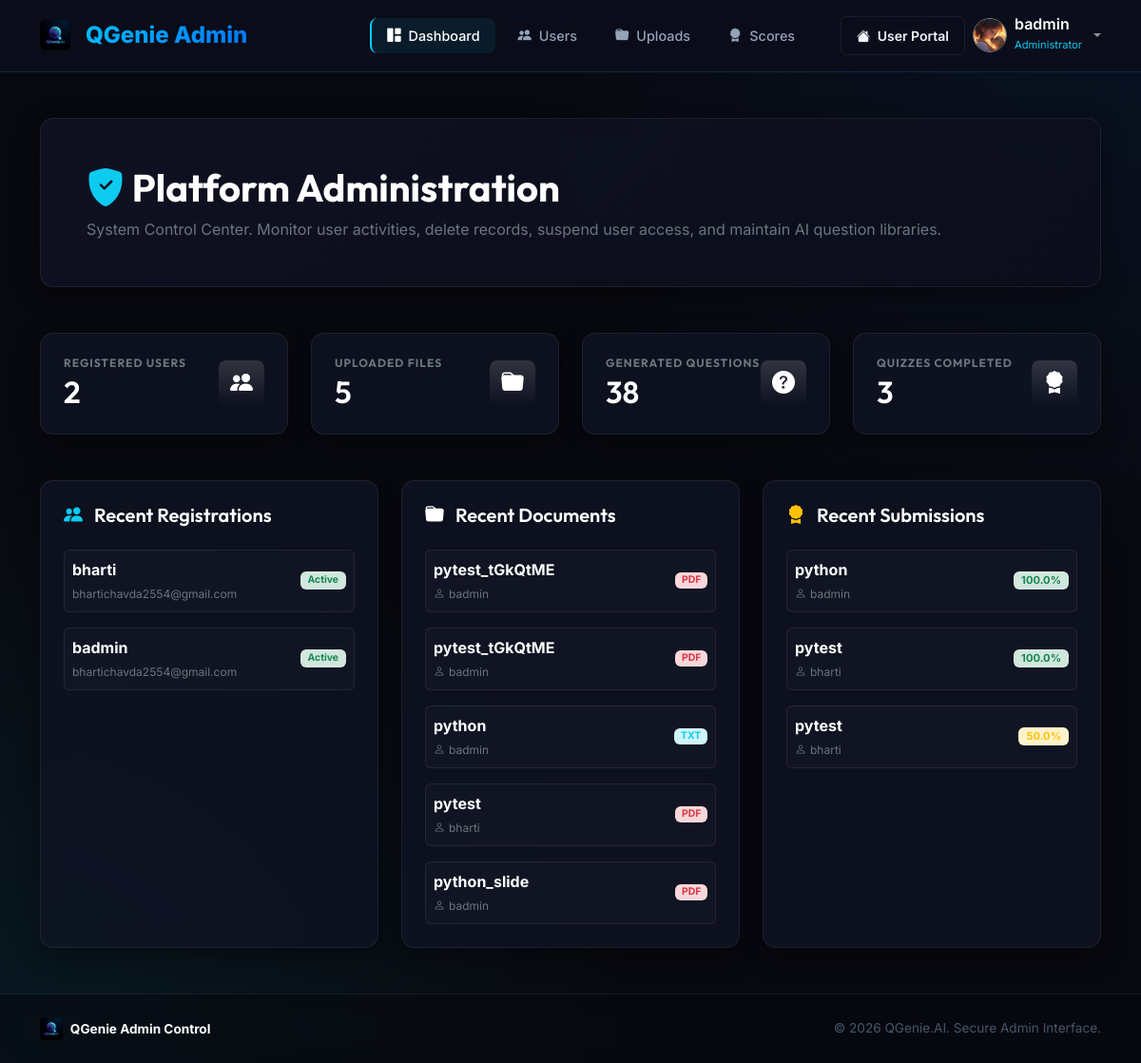
/admin-panel/ (signed in), run on the app's committed database.
### QGenieAIapp/models.py (models this page shows, shortened)
class UserProfile(models.Model):
    THEME_CHOICES = [
        ('indigo', 'Indigo Glow'),
        ('emerald', 'Emerald Forest'),
        ('rose', 'Rose Quartz'),
        ('amber', 'Amber Gold'),
        ('dark', 'Midnight Dark'),
    ]
    THEME_MODE_CHOICES = [
        ('light', 'Light Mode'),
        ('dark', 'Dark Mode'),
        ('night', 'Night Mode'),
    ]
    user = models.OneToOneField(User, on_delete=models.CASCADE, related_name='profile')
    avatar = models.ImageField(upload_to='avatars/', blank=True, null=True)
    theme = models.CharField(max_length=20, choices=THEME_CHOICES, default='indigo')
    theme_mode = models.CharField(max_length=20, choices=THEME_MODE_CHOICES, default='dark')

class UploadedFile(models.Model):
    FILE_TYPES = [
        ('PDF', 'PDF Document'),
        ('TXT', 'Plain Text File'),
    ]
    user = models.ForeignKey(User, on_delete=models.CASCADE, related_name='uploaded_files')
    file = models.FileField(upload_to='uploads/')
    title = models.CharField(max_length=255)
    file_type = models.CharField(max_length=10, choices=FILE_TYPES)
    include_answers = models.BooleanField(default=True)
    uploaded_at = models.DateTimeField(auto_now_add=True)
    summary_markdown = models.TextField(blank=True, null=True)
    detected_topic = models.CharField(max_length=100, blank=True, null=True)
    difficulty = models.CharField(max_length=20, default='medium')

class QuizResult(models.Model):
    user = models.ForeignKey(User, on_delete=models.CASCADE, related_name='quiz_results')
    file = models.ForeignKey(UploadedFile, on_delete=models.SET_NULL, null=True, blank=True)
    score = models.IntegerField(default=0)
    total_questions = models.IntegerField(default=0)
    percentage = models.FloatField(default=0.0)
    selected_answers_json = models.TextField(blank=True, null=True)  # Stores JSON of user answers for historical view
    date_taken = models.DateTimeField(auto_now_add=True)

### QGenieAIapp/views.py (the view)
# urls.py: path('admin-panel/', views.admin_dashboard_view, name='admin_dashboard'),
@login_required
def admin_dashboard_view(request):
    if not request.user.is_staff:
        messages.error(request, "Access denied. Administrative privileges required.")
        return redirect('dashboard')
    total_users = User.objects.count()
    total_files = UploadedFile.objects.count()
    total_questions = Question.objects.count()
    total_attempts = QuizResult.objects.count()
    avg_accuracy = QuizResult.objects.aggregate(Avg('percentage'))['percentage__avg'] or 0.0
    avg_accuracy = round(avg_accuracy, 1)
    recent_users = User.objects.order_by('-date_joined')[:5]
    recent_files = UploadedFile.objects.order_by('-uploaded_at')[:5]
    recent_results = QuizResult.objects.order_by('-date_taken')[:5]
    context = {
        'total_users': total_users,
        'total_files': total_files,
        'total_questions': total_questions,
        'total_attempts': total_attempts,
        'avg_accuracy': avg_accuracy,
        'recent_users': recent_users,
        'recent_files': recent_files,
        'recent_results': recent_results,
    }
    return render(request, 'admin_panel/admin_dashboard.html', context)

### templates/admin_panel/admin_dashboard.html (shortened to what this page needs)
{% extends 'admin_panel/admin_base.html' %}
{% block content %}
<div class="row mb-5">
    <div class="col-12">
        <div class="card admin-card p-4 p-md-5" style="background: linear-gradient(135deg, rgba(17, 20, 38, 0.8) 0%, rgba(12, 14, 28, 0.8) 100%);">
            <h1 class="display-6 text-white fw-bold mb-2"><i class="bi bi-shield-fill-check text-info"></i> Platform Administration</h1>
            <p class="text-secondary mb-0">System Control Center. Monitor user activities, delete records, suspend user access, and maintain AI question libraries.</p>
        </div>
    </div>
</div>
<div class="row g-4 mb-5">
    <div class="col-md-3">
        <div class="card admin-card p-4 d-flex flex-row align-items-center justify-content-between">
            <div>
                <h6 class="text-secondary text-uppercase fw-bold mb-1" style="font-size: 0.75rem; letter-spacing: 1px;">Registered Users</h6>
                <h2 class="text-white fw-extrabold mb-0 display-font">{{ total_users }}</h2>
            </div>
            <div class="bg-gradient text-white rounded-3 d-flex align-items-center justify-content-center" style="width: 48px; height: 48px; background: linear-gradient(135deg, #00d2ff, #0072ff);">
                <i class="bi bi-people-fill fs-4"></i>
            </div>
        </div>
    </div>
    <div class="col-md-3">
        <div class="card admin-card p-4 d-flex flex-row align-items-center justify-content-between">
            <div>
                <h6 class="text-secondary text-uppercase fw-bold mb-1" style="font-size: 0.75rem; letter-spacing: 1px;">Uploaded Files</h6>
                <h2 class="text-white fw-extrabold mb-0 display-font">{{ total_files }}</h2>
            </div>
            <div class="bg-gradient text-white rounded-3 d-flex align-items-center justify-content-center" style="width: 48px; height: 48px; background: linear-gradient(135deg, #ff007f, #a855f7);">
                <i class="bi bi-folder-fill fs-4"></i>
            </div>
        </div>
    </div>
    <div class="col-md-3">
        <div class="card admin-card p-4 d-flex flex-row align-items-center justify-content-between">
            <div>
                <h6 class="text-secondary text-uppercase fw-bold mb-1" style="font-size: 0.75rem; letter-spacing: 1px;">Generated Questions</h6>
                <h2 class="text-white fw-extrabold mb-0 display-font">{{ total_questions }}</h2>
            </div>
            <div class="bg-gradient text-white rounded-3 d-flex align-items-center justify-content-center" style="width: 48px; height: 48px; background: linear-gradient(135deg, #10b981, #059669);">
                <i class="bi bi-question-circle-fill fs-4"></i>
            </div>
        </div>
    </div>
    <div class="col-md-3">
        <div class="card admin-card p-4 d-flex flex-row align-items-center justify-content-between">
            <div>
                <h6 class="text-secondary text-uppercase fw-bold mb-1" style="font-size: 0.75rem; letter-spacing: 1px;">Quizzes Completed</h6>
                <h2 class="text-white fw-extrabold mb-0 display-font">{{ total_attempts }}</h2>
            </div>
            <div class="bg-gradient text-white rounded-3 d-flex align-items-center justify-content-center" style="width: 48px; height: 48px; background: linear-gradient(135deg, #f59e0b, #d97706);">
                <i class="bi bi-award-fill fs-4"></i>
            </div>
        </div>
    </div>
</div>
<div class="row g-4">
    <div class="col-lg-4">
        <div class="card admin-card p-4 h-100">
            <h5 class="text-white mb-4"><i class="bi bi-people-fill text-info me-2"></i> Recent Registrations</h5>
            {% if recent_users %}
                <div class="d-flex flex-column gap-3">
                    {% for u in recent_users %}
                        <div class="d-flex justify-content-between align-items-center p-2 rounded" style="background: rgba(255,255,255,0.02); border: 1px solid var(--border-glass);">
                            <div>
                                <span class="text-white fw-bold d-block">{{ u.username }}</span>
                                <span class="text-secondary small" style="font-size:0.75rem;">{{ u.email }}</span>
                            </div>
                            <span class="badge {% if u.is_active %}bg-success-subtle text-success{% else %}bg-danger-subtle text-danger{% endif %} px-2 py-1" style="font-size:0.65rem;">
                                {% if u.is_active %}Active{% else %}Inactive{% endif %}
                            </span>
                        </div>
                    {% endfor %}
                </div>
            {% else %}
                <p class="text-muted text-center py-4">No users found.</p>
            {% endif %}
        </div>
    </div>
    <div class="col-lg-4">
        <div class="card admin-card p-4 h-100">
            <h5 class="text-white mb-4"><i class="bi bi-folder-fill text-purple me-2"></i> Recent Documents</h5>
            {% if recent_files %}
                <div class="d-flex flex-column gap-3">
                    {% for f in recent_files %}
                        <div class="d-flex justify-content-between align-items-center p-2 rounded" style="background: rgba(255,255,255,0.02); border: 1px solid var(--border-glass);">
                            <div class="text-truncate" style="max-width: 180px;">
                                <span class="text-white fw-bold d-block text-truncate" title="{{ f.title }}">{{ f.title }}</span>
                                <span class="text-secondary small" style="font-size:0.75rem;"><i class="bi bi-person me-1"></i>{{ f.user.username }}</span>
                            </div>
                            <span class="badge {% if f.file_type == 'PDF' %}bg-danger-subtle text-danger{% else %}bg-info-subtle text-info{% endif %}" style="font-size:0.65rem;">
                                {{ f.file_type }}
                            </span>
                        </div>
                    {% endfor %}
                </div>
            {% else %}
                <p class="text-muted text-center py-4">No files uploaded.</p>
            {% endif %}
        </div>
    </div>
    <div class="col-lg-4">
        <div class="card admin-card p-4 h-100">
            <h5 class="text-white mb-4"><i class="bi bi-award-fill text-warning me-2"></i> Recent Submissions</h5>
            {% if recent_results %}
                <div class="d-flex flex-column gap-3">
                    {% for r in recent_results %}
                        <div class="d-flex justify-content-between align-items-center p-2 rounded" style="background: rgba(255,255,255,0.02); border: 1px solid var(--border-glass);">
                            <div class="text-truncate" style="max-width: 180px;">
                                <span class="text-white fw-bold d-block text-truncate" title="{{ r.file.title }}">{{ r.file.title|default:"Deleted File" }}</span>
                                <span class="text-secondary small" style="font-size:0.75rem;"><i class="bi bi-person me-1"></i>{{ r.user.username }}</span>
                            </div>
                            <span class="badge {% if r.percentage >= 80 %}bg-success-subtle text-success{% elif r.percentage >= 60 %}bg-info-subtle text-info{% else %}bg-warning-subtle text-warning{% endif %} px-2 py-1" style="font-size:0.7rem;">
                                {{ r.percentage }}%
                            </span>
                        </div>
                    {% endfor %}
                </div>
            {% else %}
                <p class="text-muted text-center py-4">No test submissions.</p>
            {% endif %}
        </div>
    </div>
</div>
{% endblock %}

### templates/admin_panel/admin_base.html (shortened to what this page needs)
{% load static %}
<!DOCTYPE html>
<html lang="en">
<head>
    <link href="https://cdn.jsdelivr.net/npm/bootstrap@5.3.0/dist/css/bootstrap.min.css" rel="stylesheet">
    <link rel="stylesheet" href="https://cdn.jsdelivr.net/npm/bootstrap-icons@1.10.5/font/bootstrap-icons.css">
    <link rel="stylesheet" href="{% static 'css/admin.css' %}">
</head>
<body>
    <nav class="navbar navbar-expand-lg navbar-dark navbar-admin">
        <div class="container">
            <a class="navbar-brand navbar-brand-admin" href="{% url 'admin_dashboard' %}">
                <img src="{% static 'img/logo.png' %}" alt="QGenie Logo" height="32" class="me-2 align-middle" style="border-radius: 6px;"> <span class="align-middle">QGenie Admin</span>
            </a>
            <div class="collapse navbar-collapse" id="adminNavbar">
                <ul class="navbar-nav ms-auto align-items-center gap-2 mt-3 mt-lg-0">
                    <li class="nav-item">
                        <a class="nav-link nav-link-admin {% if request.resolver_match.url_name == 'admin_dashboard' %}active{% endif %}" href="{% url 'admin_dashboard' %}">
                            <i class="bi bi-grid-1x2-fill me-1"></i> Dashboard
                        </a>
                    </li>
                    <li class="nav-item">
                        <a class="nav-link nav-link-admin {% if request.resolver_match.url_name == 'admin_manage_users' %}active{% endif %}" href="{% url 'admin_manage_users' %}">
                            <i class="bi bi-people-fill me-1"></i> Users
                        </a>
                    </li>
                    <li class="nav-item">
                        <a class="nav-link nav-link-admin {% if request.resolver_match.url_name == 'admin_manage_files' %}active{% endif %}" href="{% url 'admin_manage_files' %}">
                            <i class="bi bi-folder-fill me-1"></i> Uploads
                        </a>
                    </li>
                    <li class="nav-item">
                        <a class="nav-link nav-link-admin {% if request.resolver_match.url_name == 'admin_manage_results' %}active{% endif %}" href="{% url 'admin_manage_results' %}">
                            <i class="bi bi-award-fill me-1"></i> Scores
                        </a>
                    </li>
                    <li class="nav-item ms-lg-4 d-flex align-items-center gap-2">
                        <a href="{% url 'dashboard' %}" class="btn btn-admin-outline btn-sm py-1.5 px-3 d-none d-lg-inline-block" title="Return to User Portal">
                            <i class="bi bi-house-fill me-1"></i> User Portal
                        </a>
                        <div class="dropdown">
                            <a class="nav-link dropdown-toggle d-flex align-items-center gap-2 text-decoration-none" href="#" id="adminDropdown" role="button" data-bs-toggle="dropdown" aria-expanded="false" style="padding: 0;">
                                {% if request.user.profile.avatar %}
                                    <img src="{{ request.user.profile.avatar.url }}" alt="Admin Avatar" class="rounded-circle border border-secondary" style="width: 36px; height: 36px; object-fit: cover;">
                                {% endif %}
                                <div class="d-none d-lg-block">
                                    <span class="text-white d-block hover-indigo lh-1" style="font-weight: 600;">{{ request.user.username }}</span>
                                    <span class="text-info small lh-1" style="font-size: 0.7rem;">Administrator</span>
                                </div>
                            </a>
                        </div>
                    </li>
                </ul>
            </div>
        </div>
    </nav>
    <div class="container my-5 flex-grow-1">
        {% block content %}{% endblock %}
    </div>
    <footer>
        <div class="container text-center">
            <div class="d-flex flex-column flex-md-row justify-content-between align-items-center gap-3">
                <div>
                    <img src="{% static 'img/logo.png' %}" alt="QGenie Logo" height="24" class="me-1 align-middle" style="border-radius: 4px;"> <span class="text-white fw-bold align-middle">QGenie Admin Control</span>
                </div>
                <div>
                    &copy; 2026 QGenie.AI. Secure Admin Interface.
                </div>
            </div>
        </div>
    </footer>
</body>
</html>

### data on the page
UploadedFile: title "pytest_tGkQtME", user.username "badmin", file_type "PDF"
UploadedFile: title "pytest_tGkQtME", user.username "badmin", file_type "PDF"
UploadedFile: title "python", user.username "badmin", file_type "TXT"
UploadedFile: title "pytest", user.username "bharti", file_type "PDF"
UploadedFile: title "python_slide", user.username "badmin", file_type "PDF"
QuizResult: file "python", user.username "badmin", percentage "100.0"
QuizResult: file "pytest", user.username "bharti", percentage "100.0"
QuizResult: file "pytest", user.username "bharti", percentage "50.0"

### other printed values
{{ request.user.username }} "badmin"
{{ total_users }} "2"
{{ total_files }} "5"
{{ total_questions }} "38"
{{ total_attempts }} "3"
{{ u.username }} "bharti"
{{ u.email }} "bhartichavda2554@gmail.com"
{{ u.username }} "badmin"
